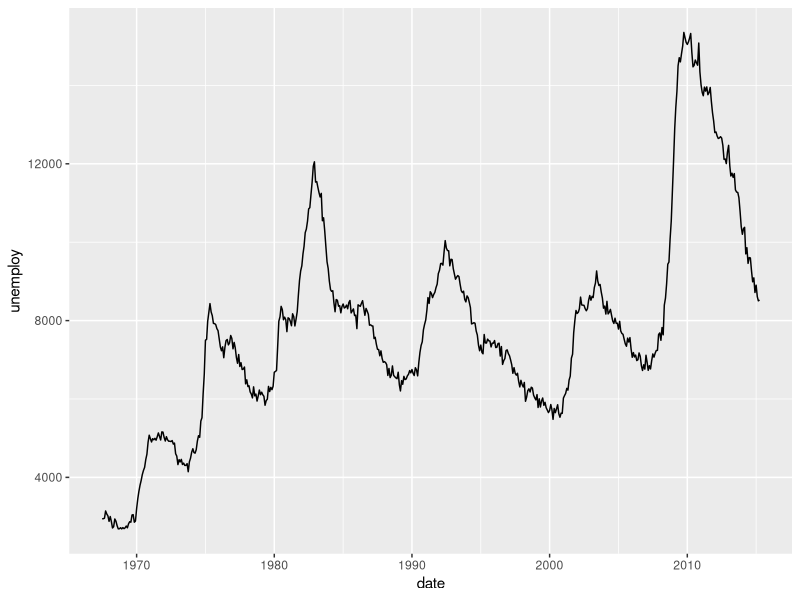
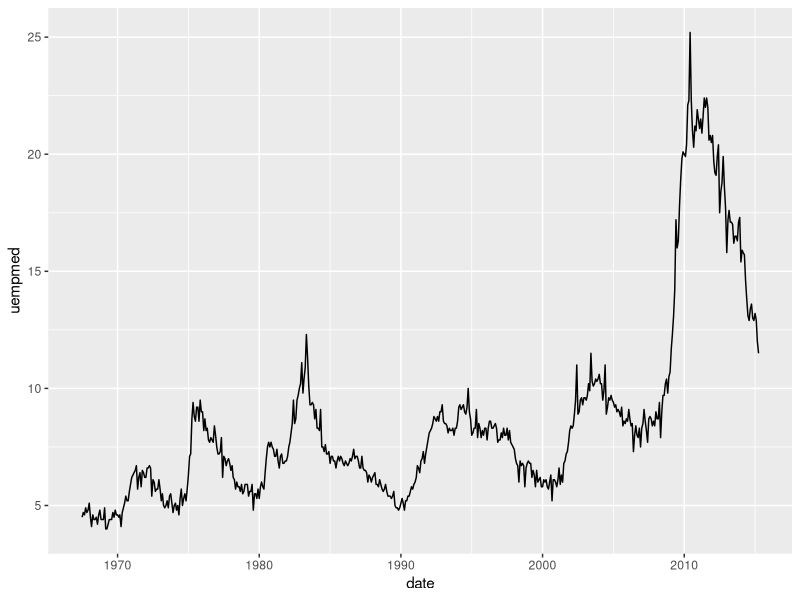
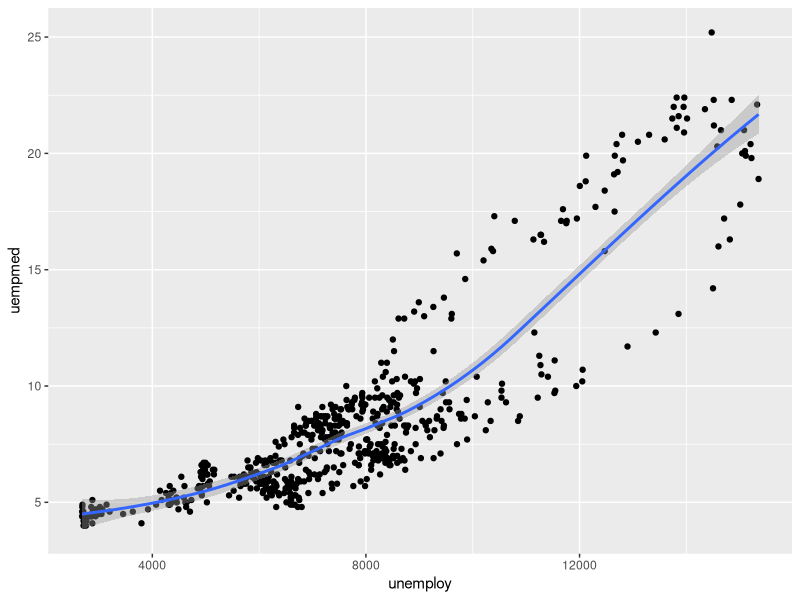

Write the R code that produced these figures, in order. (Note: this script raises an error after producing the figures.)
## RESHAPE 
library(reshape)
data(iris)
iris2<-melt(iris,id="Species") 
# or melt(iris, id.vars="Species"))
head(iris2)
cast(iris2,Species~variable,mean) # 변수별 평균 보기
cast(iris2,Species~variable,length) # 변수별 개수 보기
cast(iris2,Species~variable,length,margins=c("grand_row","grand_col"))
#행과 열별로 소계 구하기
data(airquality)
names(airquality)<-tolower(names(airquality))
airq<-melt(airquality,id=c("month","day")) # 월일을 id로
head(airq)
airq_mean<-cast(airq, month~variable, mean, na.rm=T) #월별 변수들의 평균
airq_mean
airq_sd<-cast(airq, month~variable, sd, na.rm=T) # 월별 변수들의 표준편차
airq_sd
airq_cv<-airq_sd[-1]/airq_mean[-1] # 변동계수 구해보기 (변동 계수가 무엇인가요?)
month<-airq_sd$month;airq_cv<-cbind(month,airq_cv)
airq_cv
airq_range<-cast(airq, month~variable, range, na.rm=T) # 변수값의 범위
airq_range
airq_mean_ozone<-cast(airq,day~month,sum,subset=variable=="ozone",na.rm=T)
airq_mean_ozone # 오존량만 추출 및 아래 처럼 확인
airq[c(airq$month==9 & airq$day==30 & airq$variable=="ozone"),]

# 그리고... reshape package 유용한 쓰임새를 보면...
library(ggplot2);data(economics)
str(economics);econ<-economics
ggplot(econ,aes(date,unemploy))+geom_line()
ggplot(econ,aes(date,uempmed))+geom_line()
ggplot(econ,aes(unemploy,uempmed))+geom_point()+geom_smooth(method=loess)
new.econ<-melt(econ,id="date",measure=c("unemploy","uempmed"))
ggplot(new.econ,aes(date,value))+geom_line()+facet_grid(variable~.,scales="free_y")

# tips data에 관하여 다음 질문에 답해 보세요.
# 어느 요일에 팁을 가장 많이 받았나요?
# 요일별 평균적으로 받은 팁은 얼마인가요?
# 남성고객과 여성 고객중 어느쪽이 팁에 후한편인가요?
# 흡연 여부와 성별 고객의 팁은?

data(tips)
tips<-melt(tips,id=c("day", "time", "sex", "smoker"));head(tips)
newtip<-cast(tips,day~variable,sum)
newtip # 문제 1 답 1
ggplot(newtip, aes(day,tip))+geom_point()
# ggplot(newtip, aes(day,tip))+geom_bar(stat="identity") 문제 1 답 2 
newtip<-cast(tips,day~variable,mean,na.rm=T)
newtip # 문제 2 답 1
ggplot(newtip, aes(day,tip))+geom_bar(stat="identity") # 문제 2 답 2
newtip<-cast(tips,sex~variable,mean,na.rm=T)
newtip # 문제 3 답 1
ggplot(newtip, aes(sex,tip))+geom_bar(stat="identity") # 문제 3 답 2
newtip<-cast(tips,sex+smoker~variable,mean)
newtip # 문제 4 답 1
ggplot(newtip, aes(sex,tip,fill=smoker))+geom_bar(stat="identity",position="dodge")
# 문제 4 답 2
# or cast(tips,sex~smoker~variable,mean)


## plyr 
library(plyr)
ddply(tips,"day",summarise,sum=sum(tip))
ddply(tips,"day",summarise,mean=mean(tip))
ddply(tips,"sex",summarise,mean=mean(tip))
ddply(tips,c("sex","smoker"),summarise,mean=mean(tip))

data(diamonds,package="ggplot2")
# subset 문법
ddply(diamonds,"color",subset,carat==min(carat))
ddply(diamonds,.(color),subset,carat==min(carat))
ddply(diamonds,"color",subset,carat>quantile(carat,0.99))
ddply(diamonds,"color",subset,price>mean(price))
ddply(diamonds,"color",subset,price==max(price))

# 필드 변경/추가 그리고 자료 요약
a<-ddply(diamonds,"color",transform,price=scale(price));head(a) # field 변환
b<-ddply(diamonds,"color",mutate,price2=scale(price));head(b) # field 추가
c<-ddply(diamonds,"color",summarise,mean_price=mean(price));head(c) # 데이터 요약
